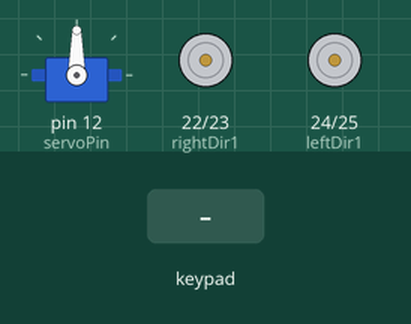
The sketch below on a simulated Arduino Mega 2560, built with avr-gcc and run on an emulated ATmega2560. Parts: servo, motor-driver pin pairs drawn as motors (green arrow = first pin HIGH = forward, orange = second pin HIGH = backward, longer = more drive, scaled by the enable pin). The test bench sets the inputs (shaded band). What the sketch prints to the serial monitor is not drawn.

Above: at 1.2 s.
1.3 s: key 'U' pressed
At 2.3 s:
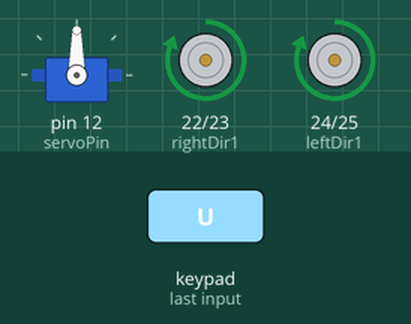
2.8 s: key 'D' pressed
At 3.4 s:
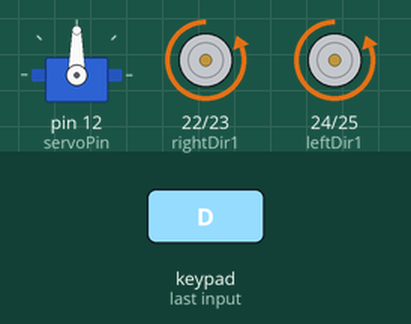
4.3 s: key 'L' pressed
At 5.5 s:
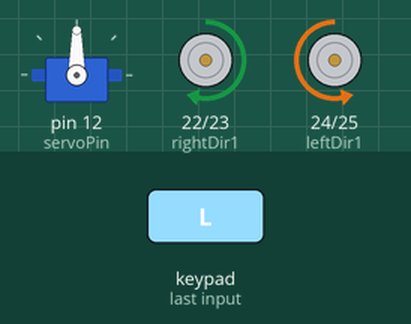
5.8 s: key 'R' pressed
At 6.8 s:
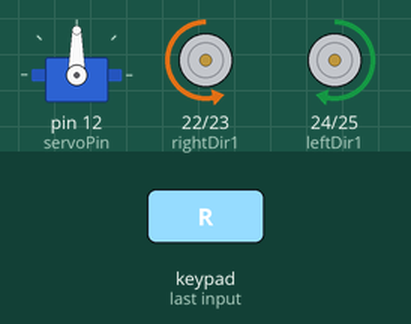
7.3 s: key 'O' pressed
At 7.7 s:
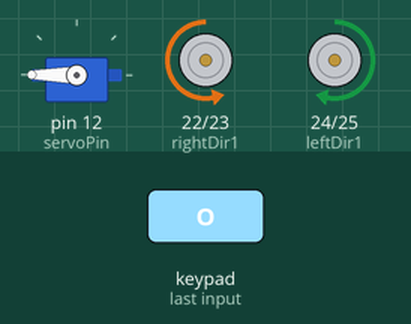
9.3 s: key 'U' pressed
At 10.7 s:
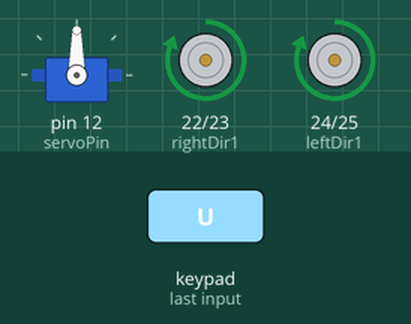
Timing chart, 0 to 11.8 s (numbered marks = the images above; inputs shaded):
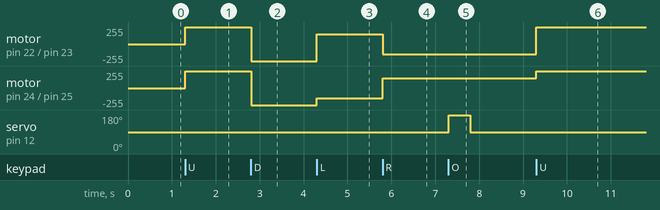

Measured:
- after the input at 1.3 s, motor on pin 22 (rightDir1) / pin 23 (rightDir2), motor on pin 24 (leftDir1) / pin 25 (leftDir2): stopped → forward 255/255 at once
- after the input at 2.8 s, motor on pin 22 (rightDir1) / pin 23 (rightDir2), motor on pin 24 (leftDir1) / pin 25 (leftDir2): forward 255/255 → backward 255/255 at once
- after the input at 4.3 s, motor on pin 22 (rightDir1) / pin 23 (rightDir2): backward 255/255 → forward 150/255 at once; motor on pin 24 (leftDir1) / pin 25 (leftDir2): backward 255/255 → backward 150/255 at once
- after the input at 5.8 s, motor on pin 22 (rightDir1) / pin 23 (rightDir2): forward 150/255 → backward 150/255 at once; motor on pin 24 (leftDir1) / pin 25 (leftDir2): backward 150/255 → forward 150/255 at once
- after the input at 7.3 s, servo on pin 12 (servoPin): 90° → 180° at once, → 90° 0.50 s later
- after the input at 9.3 s, motor on pin 22 (rightDir1) / pin 23 (rightDir2): backward 150/255 → forward 255/255 at once; motor on pin 24 (leftDir1) / pin 25 (leftDir2): forward 150/255 → forward 255/255 at once

The sketch:

03_Gamepad_car_test.ino
```cpp
#define CUSTOM_SETTINGS
#define INCLUDE_GAMEPAD_MODULE
#include <Dabble.h>
#include <Servo.h>

int leftSpeedPin = 6;
int leftDir1 = 24;
int leftDir2 = 25;

int rightSpeedPin = 5;
int rightDir1 = 22;
int rightDir2 = 23;

int turnMotSpeed = 150;
int motSpeed = 255;
int stopSpeed = 0;

// Ultrasonic sensor pins
int echoPin = 29;
int trigPin = 28;
float distance;
int duration;
int i;
float total;
float avgDistance;
int numMeas = 10;
int thresholdDistance = 45;  // Increased the threshold distance to 45 cm

// Servo
Servo myServo;
int servoPin = 12;
int origPos = 90;
int leftPos = 180;
int rightPos = 0;

void setup() {

  // put your setup code here, to run once:
  Serial.begin(250000);      // make sure your Serial Monitor is also set at this baud rate.
  Dabble.begin(9600);
  pinMode(leftSpeedPin, OUTPUT);
  pinMode(leftDir1, OUTPUT);
  pinMode(leftDir2, OUTPUT);
  pinMode(rightSpeedPin, OUTPUT);
  pinMode(rightDir1, OUTPUT);
  pinMode(rightDir2, OUTPUT);
  pinMode(echoPin, INPUT);
  pinMode(trigPin, OUTPUT);
  pinMode(servoPin,OUTPUT);
  myServo.attach(servoPin);
  myServo.write(origPos);     //Enter baudrate of your bluetooth.Connect bluetooth on Bluetooth port present on evive.
}

void loop() {
  Dabble.processInput();             //this function is used to refresh data obtained from smartphone.Hence calling this function is mandatory in order to get data properly from your mobile.
  Serial.print("KeyPressed: ");
  if (GamePad.isUpPressed())
  {
  digitalWrite(rightDir1, HIGH);
  digitalWrite(rightDir2, LOW);
  analogWrite(rightSpeedPin, motSpeed);

  digitalWrite(leftDir1, HIGH);
  digitalWrite(leftDir2, LOW);
  analogWrite(leftSpeedPin, motSpeed);
  }

  if (GamePad.isDownPressed())
  {
  digitalWrite(rightDir1, LOW);
  digitalWrite(rightDir2, HIGH);
  analogWrite(rightSpeedPin, motSpeed);

  digitalWrite(leftDir1, LOW);
  digitalWrite(leftDir2, HIGH);
  analogWrite(leftSpeedPin, motSpeed);
  }

  if (GamePad.isLeftPressed())
  {
  digitalWrite(leftDir1, LOW);
  digitalWrite(leftDir2, HIGH);
  analogWrite(leftSpeedPin, turnMotSpeed);

  digitalWrite(rightDir1, HIGH);
  digitalWrite(rightDir2, LOW);
  analogWrite(rightSpeedPin, turnMotSpeed);
  }

  if (GamePad.isRightPressed())
  {
  digitalWrite(leftDir1, HIGH);
  digitalWrite(leftDir2, LOW);
  analogWrite(leftSpeedPin, turnMotSpeed);

  digitalWrite(rightDir1, LOW);
  digitalWrite(rightDir2, HIGH);
  analogWrite(rightSpeedPin, turnMotSpeed);
  }

  if (GamePad.isSquarePressed())
  {
    Serial.print("Square");
  }

  if (GamePad.isCirclePressed())
  {
    myServo.write(180);
    delay(500);
    myServo.write(90);
  }

  if (GamePad.isCrossPressed())
  {
    Serial.print("Cross");
  }

  if (GamePad.isTrianglePressed())
  {
    Serial.print("Triangle");
  }

  if (GamePad.isStartPressed())
  {
    Serial.print("Start");
  }

  if (GamePad.isSelectPressed())
  {
    Serial.print("Select");
  }
  Serial.print('\t');

  int a = GamePad.getAngle();
  Serial.print("Angle: ");
  Serial.print(a);
  Serial.print('\t');
  int b = GamePad.getRadius();
  Serial.print("Radius: ");
  Serial.print(b);
  Serial.print('\t');
  float c = GamePad.getXaxisData();
  Serial.print("x_axis: ");
  Serial.print(c);
  Serial.print('\t');
  float d = GamePad.getYaxisData();
  Serial.print("y_axis: ");
  Serial.println(d);
  Serial.println();
}
```
